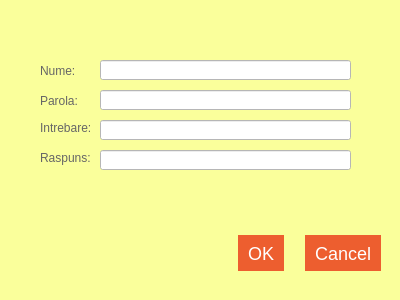
<?xml version="1.0" encoding="UTF-8"?>
<ui version="4.0">
 <class>SecDialog</class>
 <widget class="QDialog" name="SecDialog">
  <property name="geometry">
   <rect>
    <x>0</x>
    <y>0</y>
    <width>400</width>
    <height>300</height>
   </rect>
  </property>
  <property name="minimumSize">
   <size>
    <width>400</width>
    <height>300</height>
   </size>
  </property>
  <property name="maximumSize">
   <size>
    <width>400</width>
    <height>300</height>
   </size>
  </property>
  <property name="windowTitle">
   <string>Dialog</string>
  </property>
  <property name="styleSheet">
   <string notr="true">background:rgb(250, 255, 155);</string>
  </property>
  <widget class="QDialogButtonBox" name="buttonBox">
   <property name="geometry">
    <rect>
     <x>-50</x>
     <y>220</y>
     <width>431</width>
     <height>51</height>
    </rect>
   </property>
   <property name="styleSheet">
    <string notr="true">.QPushButton {
font-family: 'Segoe UI', 'Open Sans', Arial, sans-serif;
    display: block;
    color: rgb(255, 255, 255);
    text-decoration: none;
    text-align: center;
    padding: 10px;
    margin: 15px 0px 0px 15px;
    font-size: 18px;
    text-transform: uppercase;
    background: #ED5E2F;
    color: #FFF;
    border: 0px none;
    outline: 0px none;
}

.QPushButton:hover {
  background: #3498db;
  background-image: -webkit-linear-gradient(top, #3498db, #3498db);
  background-image: -moz-linear-gradient(top, #3498db, #3498db);
  background-image: -ms-linear-gradient(top, #3498db, #3498db);
  background-image: -o-linear-gradient(top, #3498db, #3498db);
  background-image: linear-gradient(to bottom, #3498db, #3498db);
  text-decoration: none;
}

.QPushButton:pressed {
    background: #F6A953;
}</string>
   </property>
   <property name="orientation">
    <enum>Qt::Horizontal</enum>
   </property>
   <property name="standardButtons">
    <set>QDialogButtonBox::Cancel|QDialogButtonBox::Ok</set>
   </property>
  </widget>
  <widget class="QLabel" name="label">
   <property name="geometry">
    <rect>
     <x>40</x>
     <y>60</y>
     <width>71</width>
     <height>21</height>
    </rect>
   </property>
   <property name="styleSheet">
    <string notr="true">text-decoration: none;
        color: #666;
        position: absolute;
         
        -webkit-mask-image: -webkit-gradient(linear, left top, left bottom, from(rgba(0,0,0,1)), color-stop(50%, rgba(0,0,0,.5)), to(rgba(0,0,0,1)));</string>
   </property>
   <property name="text">
    <string>Nume:   </string>
   </property>
  </widget>
  <widget class="QLabel" name="label_2">
   <property name="geometry">
    <rect>
     <x>40</x>
     <y>90</y>
     <width>71</width>
     <height>21</height>
    </rect>
   </property>
   <property name="styleSheet">
    <string notr="true">text-decoration: none;
        color: #666;
        position: absolute;
         
        -webkit-mask-image: -webkit-gradient(linear, left top, left bottom, from(rgba(0,0,0,1)), color-stop(50%, rgba(0,0,0,.5)), to(rgba(0,0,0,1)));</string>
   </property>
   <property name="text">
    <string>Parola: </string>
   </property>
  </widget>
  <widget class="QLineEdit" name="lineEdit">
   <property name="geometry">
    <rect>
     <x>100</x>
     <y>60</y>
     <width>251</width>
     <height>20</height>
    </rect>
   </property>
   <property name="styleSheet">
    <string notr="true">background:rgb(255, 255, 255);</string>
   </property>
  </widget>
  <widget class="QLineEdit" name="lineEdit_2">
   <property name="geometry">
    <rect>
     <x>100</x>
     <y>90</y>
     <width>251</width>
     <height>20</height>
    </rect>
   </property>
   <property name="styleSheet">
    <string notr="true">background:rgb(255, 255, 255);</string>
   </property>
   <property name="echoMode">
    <enum>QLineEdit::Password</enum>
   </property>
  </widget>
  <widget class="QLineEdit" name="lineEdit_3">
   <property name="geometry">
    <rect>
     <x>100</x>
     <y>120</y>
     <width>251</width>
     <height>20</height>
    </rect>
   </property>
   <property name="styleSheet">
    <string notr="true">background:rgb(255, 255, 255);</string>
   </property>
  </widget>
  <widget class="QLineEdit" name="lineEdit_4">
   <property name="geometry">
    <rect>
     <x>100</x>
     <y>150</y>
     <width>251</width>
     <height>20</height>
    </rect>
   </property>
   <property name="styleSheet">
    <string notr="true">background:rgb(255, 255, 255);</string>
   </property>
  </widget>
  <widget class="QLabel" name="label_3">
   <property name="geometry">
    <rect>
     <x>40</x>
     <y>120</y>
     <width>51</width>
     <height>16</height>
    </rect>
   </property>
   <property name="styleSheet">
    <string notr="true">text-decoration: none;
        color: #666;
        position: absolute;
         
        -webkit-mask-image: -webkit-gradient(linear, left top, left bottom, from(rgba(0,0,0,1)), color-stop(50%, rgba(0,0,0,.5)), to(rgba(0,0,0,1)));</string>
   </property>
   <property name="text">
    <string>Intrebare:</string>
   </property>
  </widget>
  <widget class="QLabel" name="label_4">
   <property name="geometry">
    <rect>
     <x>40</x>
     <y>150</y>
     <width>51</width>
     <height>16</height>
    </rect>
   </property>
   <property name="styleSheet">
    <string notr="true">text-decoration: none;
        color: #666;
        position: absolute;
         
        -webkit-mask-image: -webkit-gradient(linear, left top, left bottom, from(rgba(0,0,0,1)), color-stop(50%, rgba(0,0,0,.5)), to(rgba(0,0,0,1)));</string>
   </property>
   <property name="text">
    <string>Raspuns:</string>
   </property>
  </widget>
 </widget>
 <resources/>
 <connections>
  <connection>
   <sender>buttonBox</sender>
   <signal>accepted()</signal>
   <receiver>SecDialog</receiver>
   <slot>accept()</slot>
   <hints>
    <hint type="sourcelabel">
     <x>248</x>
     <y>254</y>
    </hint>
    <hint type="destinationlabel">
     <x>157</x>
     <y>274</y>
    </hint>
   </hints>
  </connection>
  <connection>
   <sender>buttonBox</sender>
   <signal>rejected()</signal>
   <receiver>SecDialog</receiver>
   <slot>reject()</slot>
   <hints>
    <hint type="sourcelabel">
     <x>316</x>
     <y>260</y>
    </hint>
    <hint type="destinationlabel">
     <x>286</x>
     <y>274</y>
    </hint>
   </hints>
  </connection>
 </connections>
</ui>
